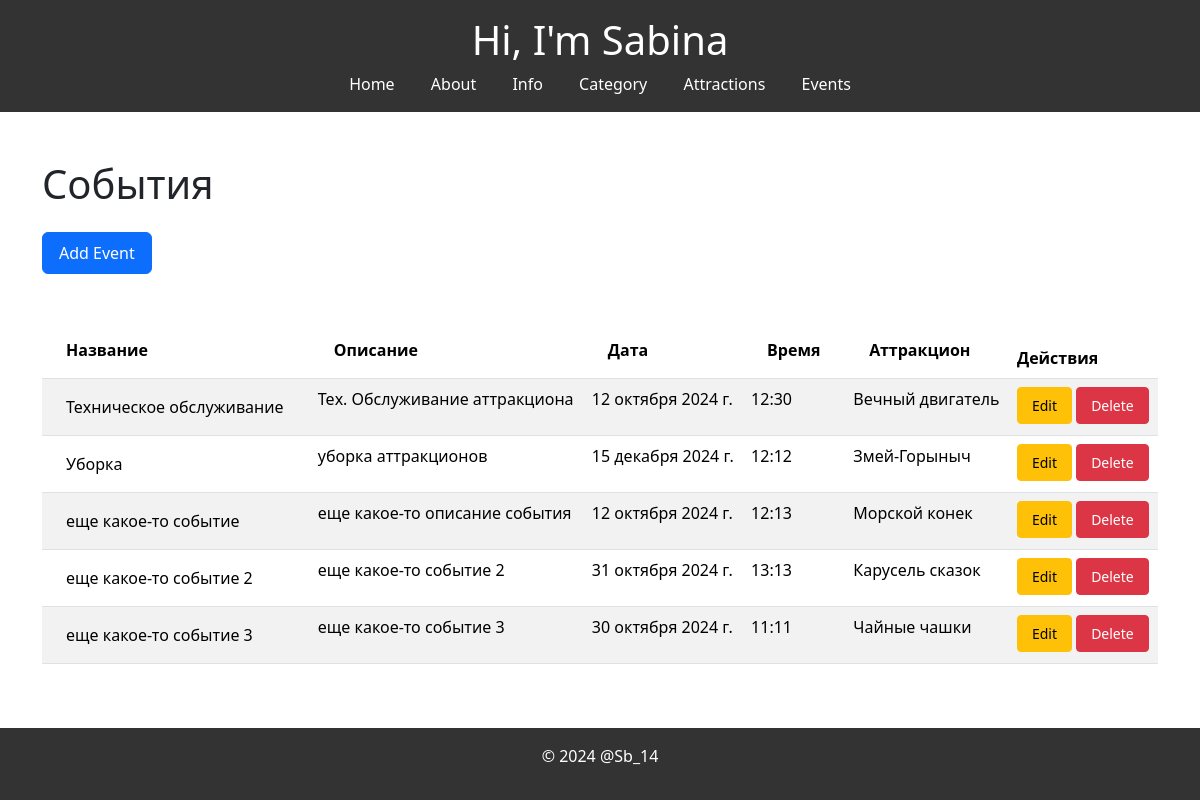
The app's page /events/, older data.
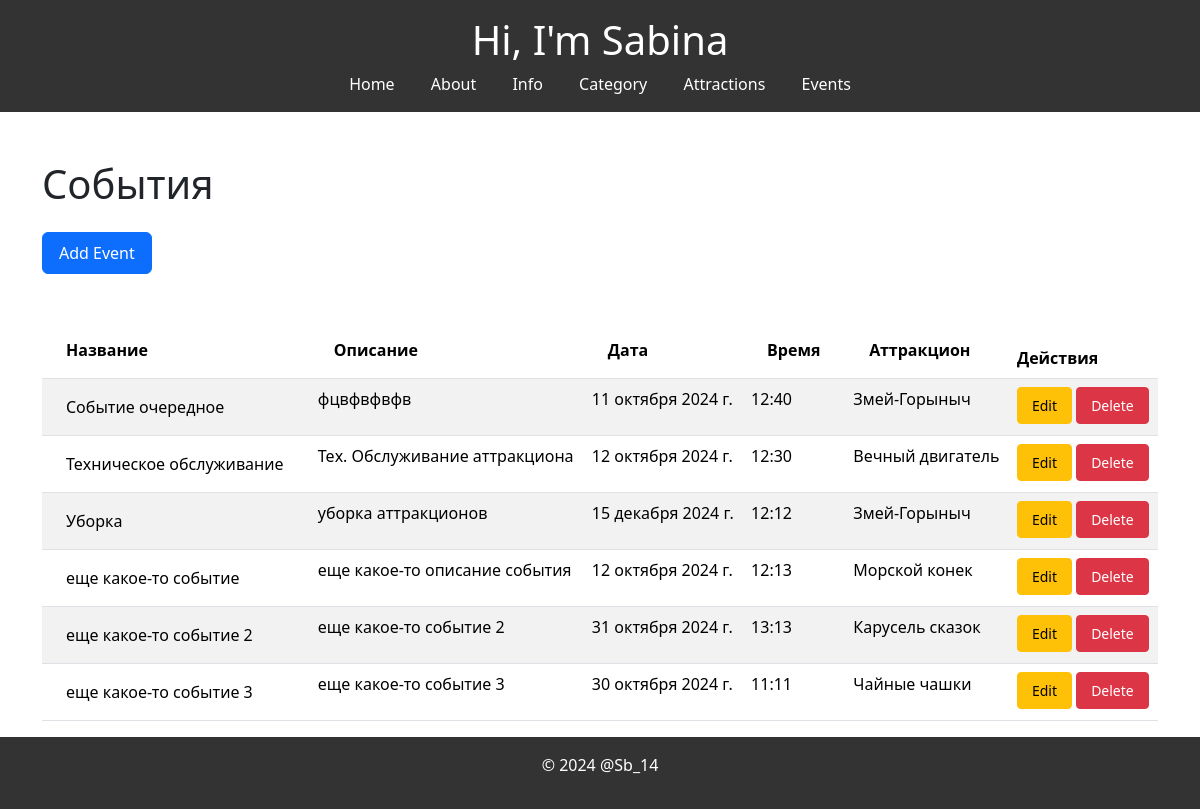
The same page, newer data.
### myapp/models.py (models this page shows, shortened)
class Event(models.Model):
    name = models.CharField(max_length=100, verbose_name='Название')
    description = models.TextField(verbose_name='Описание')
    date = models.DateField(verbose_name='Дата')
    time = models.TimeField(verbose_name='Время')
    attraction = models.ForeignKey(Attraction, on_delete=models.CASCADE, verbose_name='Достопримечательность')
    created_at = models.DateTimeField(auto_now_add=True, verbose_name='Дата создания')
    is_active = models.BooleanField(default=True, verbose_name='Активно')
    class Meta:
        verbose_name = 'Событие'
        verbose_name_plural = 'События'

class Attraction(models.Model):
    name = models.CharField(max_length=100, verbose_name='Название')
    description = models.TextField(verbose_name='Описание')
    price = models.DecimalField(max_digits=10, decimal_places=2, verbose_name='Цена')
    category = models.ForeignKey(Category, on_delete=models.CASCADE, verbose_name='Категория')
    created_at = models.DateTimeField(auto_now_add=True, verbose_name='Дата создания')
    photo = models.ImageField(upload_to='attractions/', null=True, blank=True, verbose_name='Фото')
    class Meta:
        verbose_name = 'Аттракцион'
        verbose_name_plural = 'Аттракционы'

### myapp/views.py (the view)
# urls.py: path('events/', views.event_list, name='event_list'),
def event_list(request):
    sort_by = request.GET.get('sort_by', 'name')
    if sort_by not in ['name', 'description', 'date', 'time', 'attraction']:
        sort_by = 'name'
    events = Event.objects.filter(is_active=True).order_by(sort_by)
    form = EventForm()
    return render(request, 'myapp/event_list.html', {'events': events, 'form': form, 'sort_by': sort_by})

### myapp/templates/myapp/event_list.html (shortened to what this page needs)
{% extends 'myapp/layout.html' %}
{% load static %}
{% block body %}
{% include 'myapp/header.html' %}
<div class="container mt-5">
    <h1 class="mb-4">События</h1>
    <a href="{% url 'add_event' %}" class="btn btn-primary mb-4">Add Event</a>
    <table class="table table-striped mt-4">
        <thead>
            <tr>
                <th><a href="?sort_by=name" style="color: black; text-decoration: none;">Название</a></th>
                <th><a href="?sort_by=description" style="color: black; text-decoration: none;">Описание</a></th>
                <th><a href="?sort_by=date" style="color: black; text-decoration: none;">Дата</a></th>
                <th><a href="?sort_by=time" style="color: black; text-decoration: none;">Время</a></th>
                <th><a href="?sort_by=attraction" style="color: black; text-decoration: none;">Аттракцион</a></th>
                <th>Действия</th>
            </tr>
        </thead>
        <tbody>
            {% for event in events %}
            <tr>
                <td><a href="{% url 'event_detail' event.pk %}" class="text-black">{{ event.name }}</a></td>
                <td>{{ event.description }}</td>
                <td>{{ event.date }}</td>
                <td>{{ event.time }}</td>
                <td>{{ event.attraction.name }}</td>
                <td>
                    <a href="{% url 'edit_event' event.pk %}" class="btn btn-warning btn-sm mr-2">Edit</a>
                    <a href="{% url 'delete_event' event.pk %}" class="btn btn-danger btn-sm">Delete</a>
                </td>
            </tr>
            {% endfor %}
        </tbody>
    </table>
</div>
{% endblock %}

### myapp/templates/myapp/layout.html (shortened to what this page needs)
<!doctype html>
<html lang="en">
<head>
    {% load static %}
    <link rel="stylesheet" href="{% static 'myapp/css/styles.css' %}">
    <link href="https://cdn.jsdelivr.net/npm/bootstrap@5.3.3/dist/css/bootstrap.min.css" rel="stylesheet">
</head>
<body>
{% block body %}
{% endblock %}
<footer>
    <p>&copy; 2024 @Sb_14</p>
</footer>
</body>
</html>

### myapp/templates/myapp/header.html
<header>
    <h1>Hi, I'm Sabina</h1>
    <nav>
        <a href="{% url 'index' %}">Home</a>
        <a href="{% url 'about' %}">About</a>
        <a href="{% url 'info' %}">Info</a>
        <a href="{% url 'category_list' %}">Category</a>
        <a href="{% url 'attraction_list' %}">Attractions</a>
        <a href="{% url 'event_list' %}">Events</a>
    </nav>
</header>

### myapp/static/myapp/css/styles.css (style rules this page uses)
html, body { height: 100%; margin: 0; padding: 0; font-family: Arial, sans-serif; background-color: #f4f4f4; }
body { display: flex; flex-direction: column; min-height: 100vh; }
header { background-color: #333; color: #fff; padding: 1em 0; text-align: center; }
nav a { color: #fff; margin: 0 1em; text-decoration: none; }
footer { background-color: #333; color: #fff; text-align: center; padding: 1em 0; width: 100%; margin-top: auto; }
.container { flex-direction: column; margin-top: 20px; }
.container a { display: inline-block; width: auto; padding: 0.5em 1em; text-align: center; white-space: nowrap; }
.text-black { color: black; text-decoration: none; }

Row changes from the older to the newer data that the page shows:
now on this page (row edited): Event: name "Событие очередное", description "фцвфвфвфв", date "11 октября 2024 г.", time "12:40", attraction.name "Змей-Горыныч"
